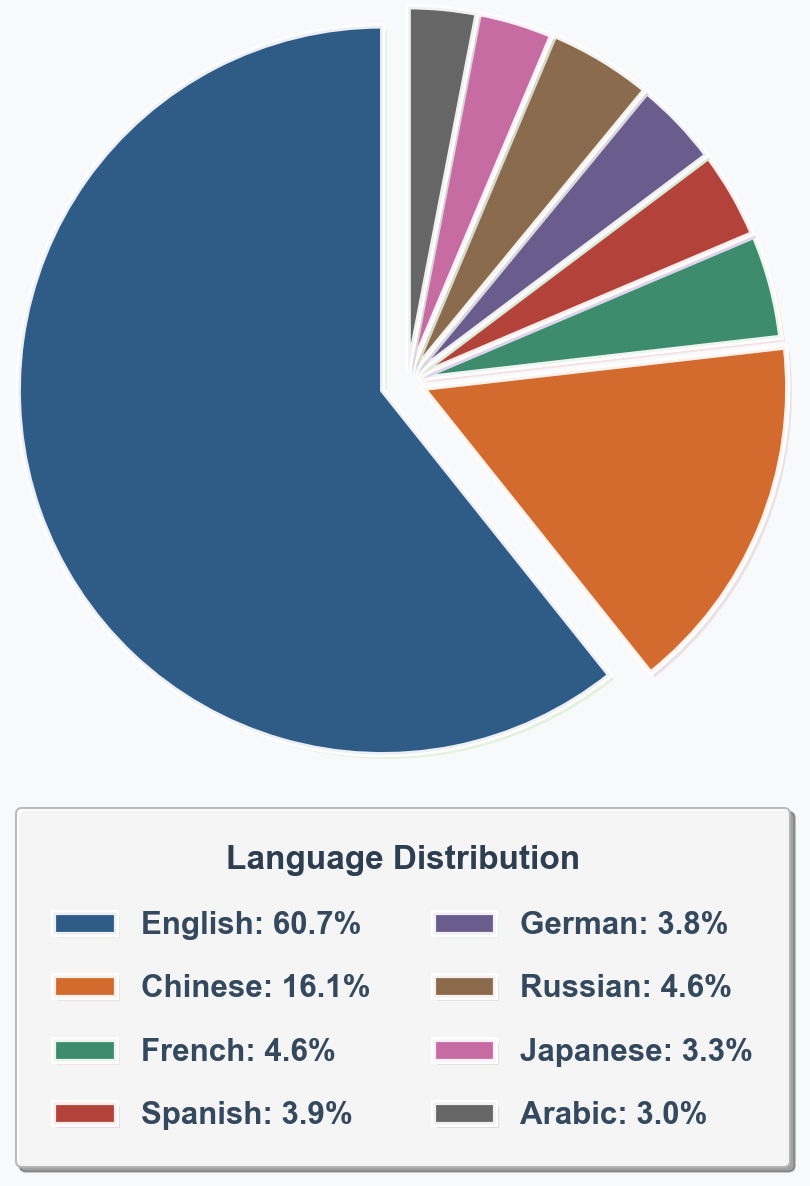

Write Python code to recreate this figure.
import json
from collections import defaultdict
from langid import classify
import matplotlib.pyplot as plt
import matplotlib.patheffects as patheffects
import numpy as np
import matplotlib.colors as mcolors

# --- 工具函数 ---
def adjust_brightness(color, factor):
    """
    调整颜色亮度
    """
    rgb = mcolors.to_rgb(color)
    return mcolors.to_hex(np.clip([c * factor for c in rgb], 0, 1))

# --- 1. 语言统计函数 ---

def calculate_language_counts(file_path):
    """
    统计 JSONL 文件中 "question" 字段内容的指定语言计数。

    Args:
        file_path (str): JSONL 文件的路径。

    Returns:
        dict: 包含目标语言计数的字典，键为 langid code (e.g., 'en', 'zh')。
    """
    # 定义我们关心的语言及其对应的 langid 库的识别代码，以及它们在绘图数组中的顺序。
    # 绘图代码中的顺序是: English, Chinese, French, Spanish, German, Russian, Japanese, Arabic
    TARGET_LANGS_ORDERED = {
        'en': 'English',
        'zh': 'Chinese',
        'fr': 'French',
        'es': 'Spanish',
        'de': 'German',
        'ru': 'Russian',
        'ja': 'Japanese',
        'ar': 'Arabic'
    }

    lang_counts = defaultdict(int)

    try:
        with open(file_path, 'r', encoding='utf-8') as f:
            for line_number, line in enumerate(f, 1):
                if not line.strip():
                    continue

                try:
                    data = json.loads(line)
                except json.JSONDecodeError:
                    # 忽略无效的 JSON 行，或记录到 'error'
                    lang_counts['error_json'] += 1
                    continue

                # 检查 "question" 字段
                if 'question' in data and isinstance(data['question'], str):
                    question_text = data['question'].strip()

                    if not question_text:
                        # 忽略空问题
                        lang_counts['empty_question'] += 1
                        continue

                    # 使用 langid 库进行语言识别
                    lang_code, _ = classify(question_text)

                    # 检查识别出的语言是否在我们的目标列表中
                    if lang_code in TARGET_LANGS_ORDERED:
                        lang_counts[lang_code] += 1
                    else:
                        # 统计非目标语言
                        lang_counts['other'] += 1
                else:
                    # 统计缺少 "question" 字段或字段内容无效的行
                    lang_counts['missing_field'] += 1

    except FileNotFoundError:
        print(f"ERROR: File not found at {file_path}. Please check the path.")
        return None
    except Exception as e:
        print(f"An unexpected error occurred during file reading: {e}")
        return None

    return lang_counts

# --- 2. 主执行和绘图部分 ---

def main():
    file_path = 'PandaAIQ.jsonl'

    print(f"--- 1. 正在读取文件并统计语言分布：{file_path} ---")

    # 获取统计结果
    raw_counts = calculate_language_counts(file_path)

    if raw_counts is None:
        print("无法继续绘图，因为文件读取或统计失败。")
        return

    # 定义目标语言及其顺序（必须与绘图代码的labels顺序一致）
    # 绘图代码中的顺序：English, Chinese, French, Spanish, German, Russian, Japanese, Arabic
    languages = ['English', 'Chinese', 'French', 'Spanish', 'German', 'Russian', 'Japanese', 'Arabic']
    lang_codes = ['en', 'zh', 'fr', 'es', 'de', 'ru', 'ja', 'ar']

    # 提取并按顺序构建绘图所需的 counts 列表
    counts = []
    for code in lang_codes:
        # 使用统计结果，如果某个语言没有数据，则计数为 0
        counts.append(raw_counts.get(code, 0))

    # 打印统计概要
    total_for_plot = sum(counts)
    total_processed_lines = sum(raw_counts.values())

    print("\n--- 统计概要 ---")
    print(f"总处理行数 (包括错误/缺失/其他): {total_processed_lines}")
    print(f"用于绘图的有效问题总数 (八种目标语言): {total_for_plot}\n")
    print("目标语言计数 (用于绘图):")
    for lang, count in zip(languages, counts):
        print(f"  {lang:<10}: {count}")

    print(f"\n非目标项统计:")
    for key, count in raw_counts.items():
        if key not in lang_codes:
            print(f"  {key:<20}: {count}")

    # 检查是否有数据可以绘图
    if total_for_plot == 0:
        print("\nWARN: 没有统计到任何目标语言的数据，无法绘制饼图。")
        return

    # --- 2. 绘图部分 (优化精美感和立体感) ---
    print("\n--- 2. 正在生成精美饼图 ---")

    # ========== 可调参数 ==========
    # 字体参数
    LEGEND_TITLE_FONT_SIZE = 15
    LEGEND_FONT_SIZE = 15

    # 图形参数
    FIG_SIZE = (12, 9)
    PIE_RADIUS = 0.7  # 增大饼图
    EXPLODE_MAX = 0.05  # 增加突出效果

    # 颜色参数
    BACKGROUND_COLOR = '#f8f9fa'
    LEGEND_BACKGROUND_COLOR = (1, 1, 1, 0.92)
    LEGEND_EDGE_COLOR = (0.7, 0.7, 0.7, 0.4)
    # =============================

    # 设置全局字体
    plt.rcParams['font.family'] = 'Arial'
    plt.rcParams['font.size'] = 10
    plt.rcParams['axes.linewidth'] = 0.5

    # Calculate percentages for each language
    percentages = [count / total_for_plot * 100 for count in counts]

    # 使用专业配色方案
    colors = [
        '#2E5A87',  # English - 深蓝色
        '#D46B2D',  # Chinese - 暖橙色
        '#3D8C6E',  # French - 翠绿色
        '#B3423A',  # Spanish - 酒红色
        '#6A5B8C',  # German - 紫灰色
        '#8B6B4C',  # Russian - 咖啡色
        '#C76BA3',  # Japanese - 粉紫色
        '#666666'   # Arabic - 中灰色
    ]

    # 创建图形
    fig, ax = plt.subplots(figsize=FIG_SIZE)

    # 设置精美的背景
    fig.patch.set_facecolor(BACKGROUND_COLOR)
    ax.set_facecolor(BACKGROUND_COLOR)

    # 定义立体感爆炸效果
    explode = [EXPLODE_MAX * (count / max(counts) if max(counts) > 0 else 0) ** 0.3 for count in counts]

    # 绘制具有立体感效果的饼图（取消百分比显示）
    wedges, texts = ax.pie(
        counts,
        explode=explode,
        colors=colors,
        startangle=90,
        wedgeprops={
            'edgecolor': 'white',
            'linewidth': 2.5,
            'linestyle': '-',
            'alpha': 0.9,
            'antialiased': True,
        },
        autopct=None,  # 取消百分比显示
        radius=PIE_RADIUS,
        frame=False
    )

    # 增强立体感效果
    for i, wedge in enumerate(wedges):
        # 添加内阴影和光泽效果
        wedge.set_path_effects([
            patheffects.withSimplePatchShadow(
                offset=(2, -2),
                alpha=0.15,
                rho=8
            ),
            patheffects.withStroke(linewidth=1.5, foreground='white', alpha=0.3)
        ])

    # 确保饼图是圆形
    ax.axis('equal')

    # 创建图例标签 - 使用Arial字体
    legend_labels = [f'{lang}: {perc:.1f}%' for lang, perc in zip(languages, percentages)]

    # 创建精美的图例框 - 稍微下移位置
    legend = ax.legend(
        wedges, legend_labels,
        title="Language Distribution",
        title_fontsize=LEGEND_TITLE_FONT_SIZE,
        loc="upper center",
        bbox_to_anchor=(0.5, 0),  # 稍微下移：从0.1改为0.08
        ncol=2,
        fontsize=LEGEND_FONT_SIZE,
        frameon=True,
        fancybox=True,
        shadow=True,
        framealpha=0.9,
        edgecolor=LEGEND_EDGE_COLOR,
        facecolor=LEGEND_BACKGROUND_COLOR,
        borderpad=1.2,
        labelspacing=1.1
    )

    # 美化图例标题 - 使用Arial字体
    legend_title = legend.get_title()
    legend_title.set_fontweight('bold')
    legend_title.set_color('#2c3e50')
    legend_title.set_fontsize(LEGEND_TITLE_FONT_SIZE + 1)
    legend_title.set_family('Arial')

    # 美化图例文本 - 使用Arial字体，改为粗体
    for text in legend.get_texts():
        text.set_color('#34495e')
        text.set_fontweight('bold')  # 改为粗体
        text.set_family('Arial')

    # 移除坐标轴
    ax.set_xticks([])
    ax.set_yticks([])
    for spine in ax.spines.values():
        spine.set_visible(False)

    # 调整布局
    plt.tight_layout(rect=[0, 0.1, 1, 0.95])

    # 添加水印效果
    ax.text(0.5, 0.5, '',
            transform=ax.transAxes,
            fontsize=40,
            alpha=0.03,
            ha='center',
            va='center',
            fontweight='bold',
            rotation=30,
            family='Arial')

    plt.show()

if __name__ == "__main__":
    main()
